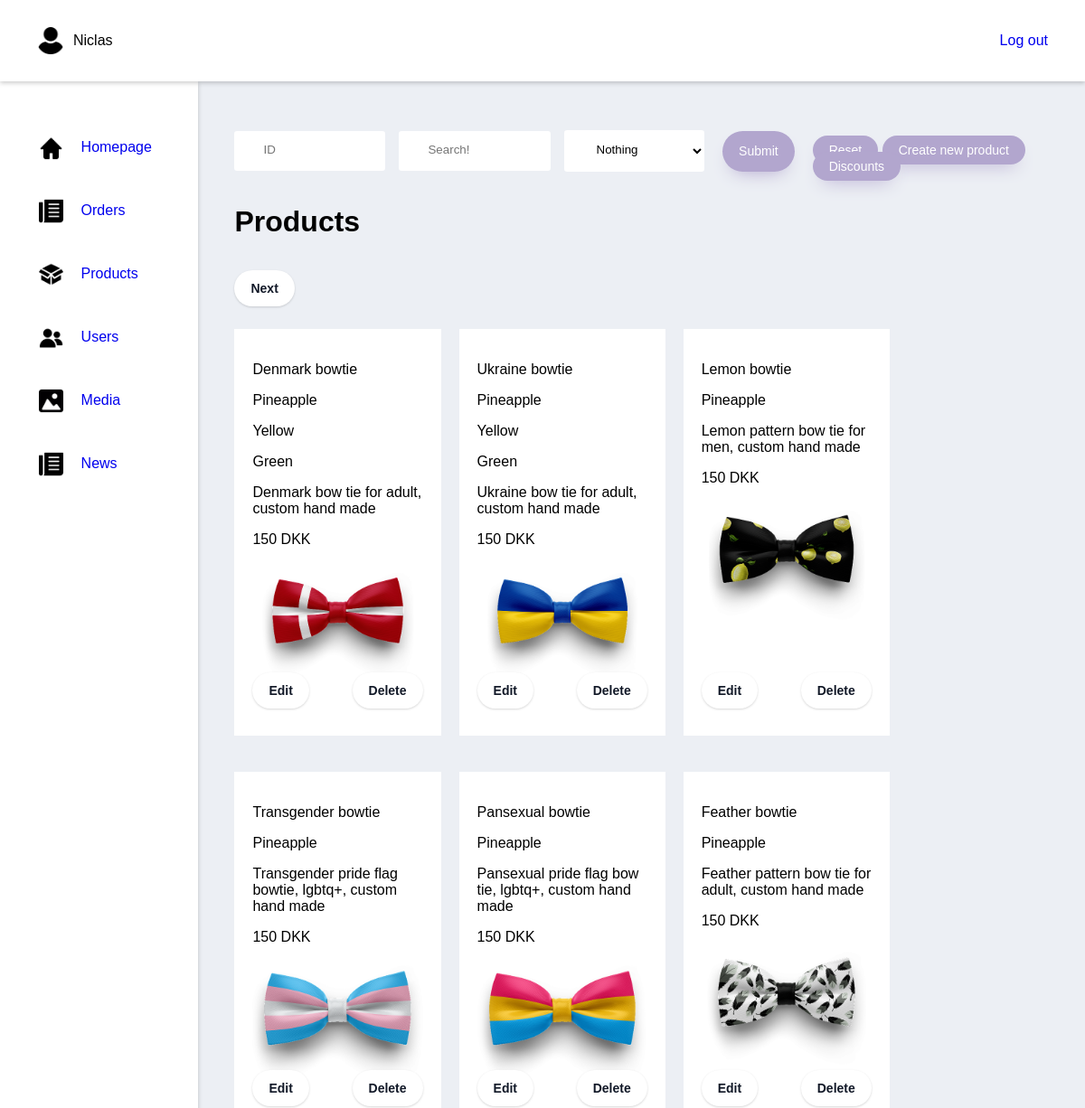
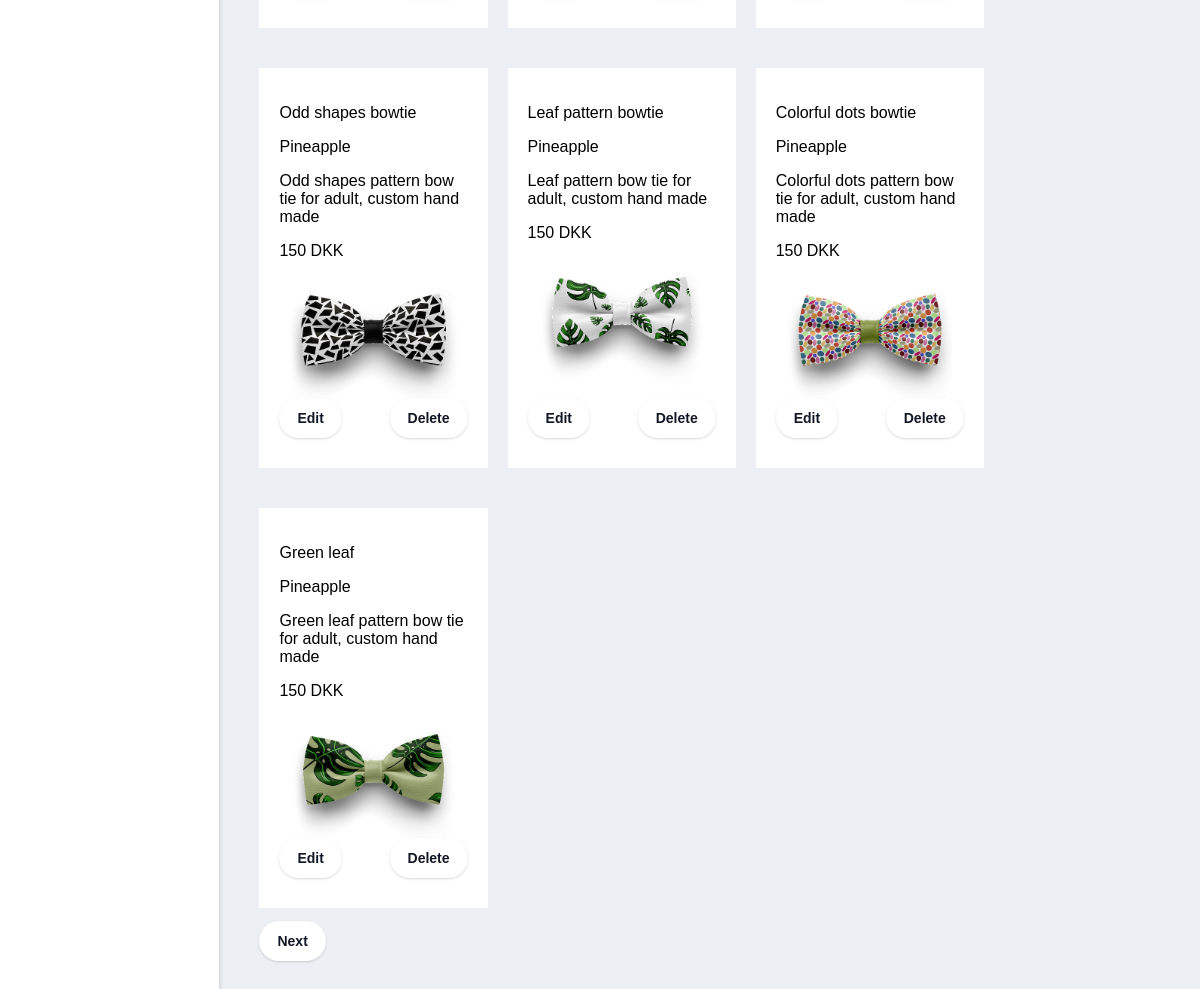
Page /adminProducts (signed in) on the earlier database version (2 pictures, top to bottom).
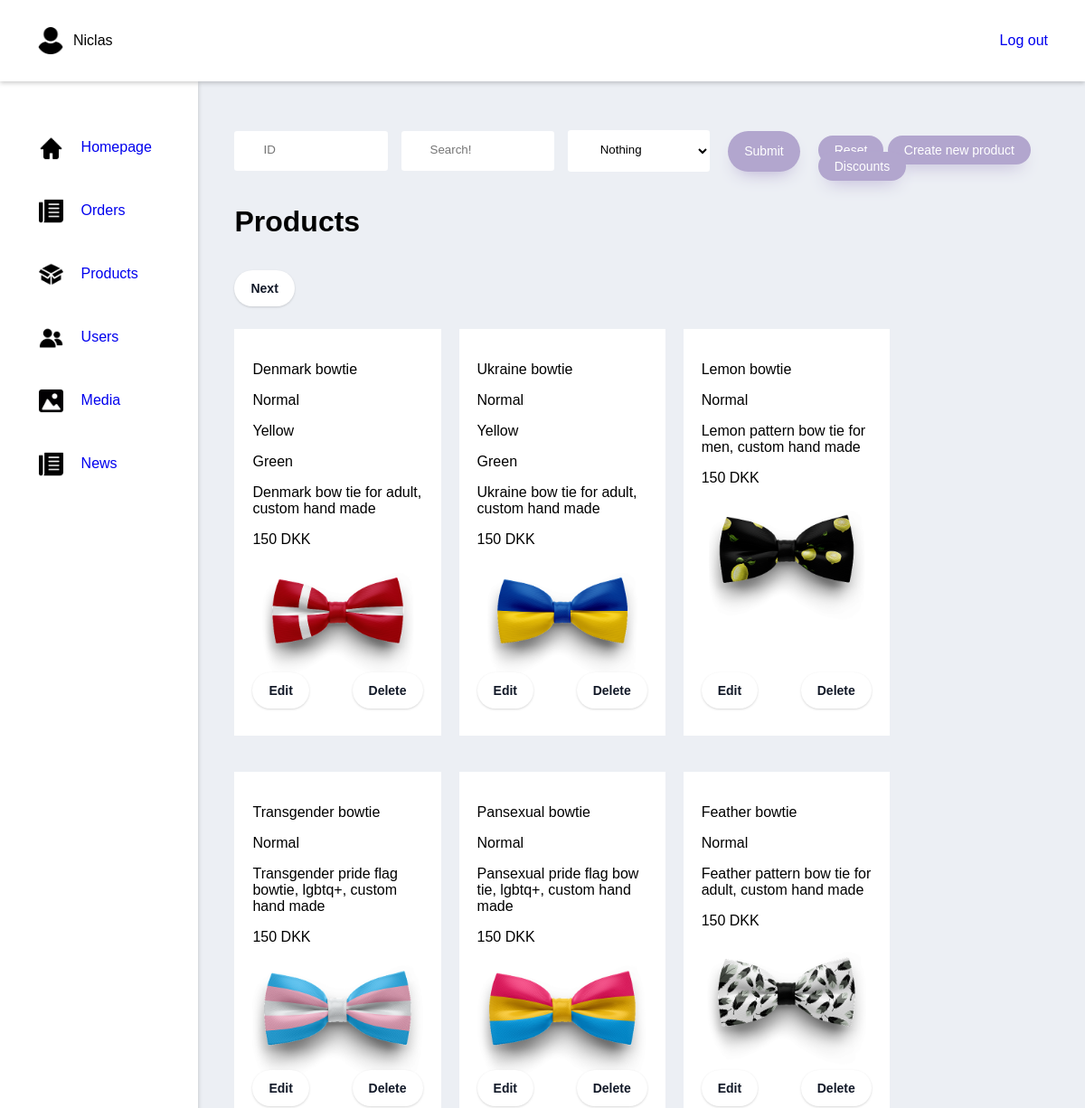
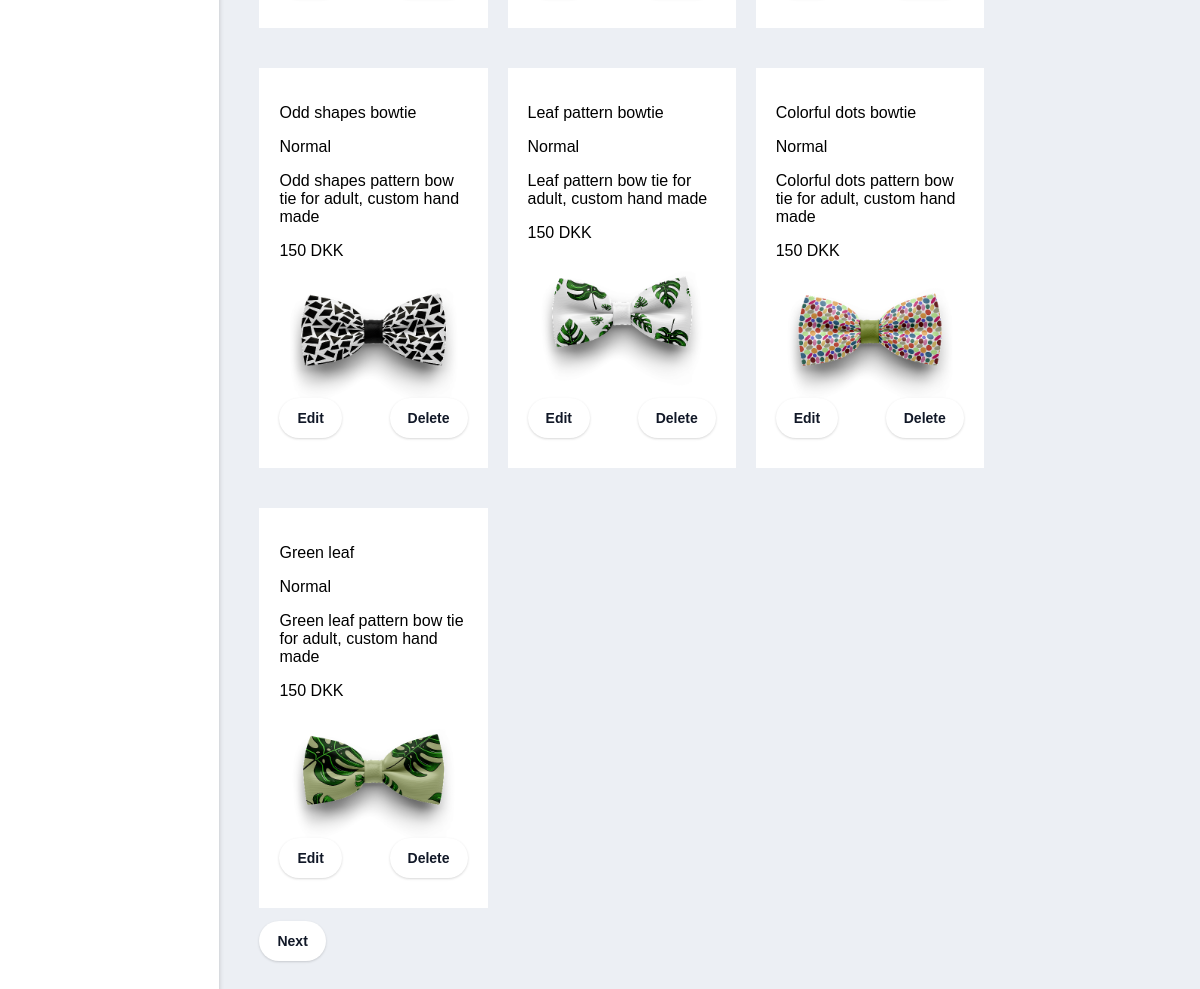
Same page on the later database version (2 pictures, top to bottom).
### tables this page shows
CREATE TABLE IF NOT EXISTS `products` (
  `products_id` int(11) NOT NULL AUTO_INCREMENT,
  `name` varchar(30) NOT NULL,
  `type` int(11) NOT NULL,
  `description` varchar(250) NOT NULL,
  `price` decimal(10,0) NOT NULL,
  `primary_image` varchar(250) DEFAULT NULL,
  PRIMARY KEY (`products_id`)
);

CREATE TABLE IF NOT EXISTS `product_types` (
  `id` int(11) NOT NULL AUTO_INCREMENT,
  `type` varchar(100) NOT NULL,
  PRIMARY KEY (`id`)
);

CREATE TABLE IF NOT EXISTS `assign_colors_to_products` (
  `product_id` int(11) NOT NULL,
  `color_id` int(11) NOT NULL,
  PRIMARY KEY (`product_id`,`color_id`)
);

CREATE TABLE IF NOT EXISTS `product_colors` (
  `id` int(11) NOT NULL AUTO_INCREMENT,
  `color` varchar(100) NOT NULL,
  PRIMARY KEY (`id`)
);

### index.php (called while the page is built, shortened)
<?php
    include "public/Router.php";
    $request = $_SERVER["REQUEST_URI"];
    $router = new Router($request);
    $router->get('/', 'views/frontend/Home');
    $router->get('/profile', 'views/login/profile');
    $router->get('/editProfileFunction', 'controllers/editProfile');
    $router->get('/loginFunction', 'controllers/login');
    $router->get('/signupFunction', 'controllers/signup');
    $router->get('/logoutFunction', 'controllers/logout');
    $router->get('/Product', 'views/frontend/Product');
    $router->get('/ProductType', 'views/frontend/productType');
    $router->get('/ProductSale', 'views/frontend/productSale');
    $router->get('/AboutUS', 'views/frontend/AboutUS');
    $router->get('/Contact', 'views/frontend/Contact');
    $router->get('/Checkout', 'views/frontend/Checkout');
    $router->get('/ProductShow', 'views/frontend/ProductShow');
    $router->get('/NewsShow', 'views/frontend/NewsShow');
    $router->get('/contactSubmit', 'controllers/contactForm');
    $router->get('/Breadcrumb', 'views/frontend/Breadcrumb');
    $router->get('/removeFromCart', 'controllers/removeFromCart');
    $router->get('/editQuantityInCart', 'controllers/editQuantityInCart');
    $router->get('/purchase', 'views/frontend/purchase');
    $router->get('/adminProducts', 'views/backend/products');

### models/handlers/ProductsHandler.php (called while the page is built, shortened)
<?php
$rootPath = "";
require_once $rootPath . "public/dbconn.php";
require_once $rootPath . "models/sql/Products.php";
class ProductsHandler extends Products{
    public $db;
    public function __construct($db) {
        $this->db = $db;
    }
    public function getAssignedColorsToProducts() {
        $getColorAssigments = $this->db->prepare($this->getColorAssigmentsQuery);
        $getColorAssigments->execute();
        $colorAssignments = $getColorAssigments->fetchAll();
        return $colorAssignments;
    }
    public function getProducts($search = '', $id = '', $type = '') {
        if( isset( $type ) && $type != '' ){
            if( isset( $id ) && $id != ''){
                $getProducts = $this->db->prepare($this->getProductsDynamicSearchQuery);
                $getProducts->bindParam(':id', $id);
            }else{
                $getProducts = $this->db->prepare($this->getProductsDynamicSearchWithoutIdQuery);
            }
            $getProducts->bindParam(':type', $type);
        }else{
            if( isset( $id ) && $id != ''){
                $getProducts = $this->db->prepare($this->getProductsDynamicSearchWithoutTypeQuery);
                $getProducts->bindParam(':id', $id);
            }else{
                $getProducts = $this->db->prepare($this->getProductsDynamicSearchWithoutIdAndTypeQuery);
            }
        }
        if ( isset( $search ) ){
            $search = "%" . $search . "%";
        }else{
            $search = "%";
        }
        $getProducts->bindParam(':search', $search);
        $getProducts->execute();
        $products = $getProducts->fetchAll();
        return $products;
    }
}
$ProductsHandler = new ProductsHandler($db);

### controllers/getProductsWithFilters.php (called while the page is built)
<?php
    $data = $ProductsHandler->getProducts(
        isset($_POST['search']) ? $_POST['search'] : "",
        isset($_POST['id']) ? $_POST['id'] : "",
        isset($_POST['type']) ? $_POST['type'] : ""
    );

### controllers/adminProducts.php (called while the page is built, shortened)
<?php
$colorAssignments = $ProductsHandler->getAssignedColorsToProducts();

### views/backend/products.php (the view, shortened to what this page needs)
<?php
    $rootPath = "";
    require_once $rootPath . "public/dbconn.php";
    require_once $rootPath . "models/handlers/productsHandler.php";
    require_once $rootPath . "models/handlers/Usershandler.php";
    require_once $rootPath . "controllers/createProduct.php";
    require_once $rootPath . "controllers/editProduct.php";
    require_once $rootPath . "controllers/adminProducts.php";
    require_once $rootPath . "controllers/getProductsWithFilters.php";
    require_once $rootPath . "views/backend/partials/header.php";
    $id = null;
    $search = null;
    $page = 0;
?>
<div class="wrapper">
    <form class="Admin-handlers" method="POST" action="adminProducts">
        <div class="Admin-search-product">
            <input class="input" type="text" name="id" placeholder="ID" value="<?php echo ($id != null) ? $id : ""; ?>">
            <input class="input" type="text" name="search" placeholder="Search!" value="<?php echo ($search != null) ? $search : ""; ?>">
                <select name="type" id="type">
                    <option value="">Nothing</option>
                </select>
            <input class="button submit" type="submit">
        </div>
        <div class="Reset_create_div">
            <a class="button" href="/adminProducts">Reset</a>
            <a class="button" href="/adminCreateProduct">Create new product</a>
            <a class="button" href="/adminSale">Discounts</a>
        </div>
    </form>
        <?php
            $pageNr = $page;
            $productsPrPage = 10;
            $pageMinIndex = $pageNr * $productsPrPage;
            $pageMaxIndex = $pageMinIndex + $productsPrPage;
        ?>
        <div class="Admin-page-title">
              <h1>Products</h1>
        </div>
<div class="wrapper-main-area">
        <?php
            if($page < (count($data) / $productsPrPage) - 1){
        ?>
                <form method="POST" action="adminProducts">
                    <input class="Next-button button-pagination" type="submit" value="Next">
                </form>
        <?php
            }
        ?>
        <div class="products">
                <?php
                    for($i = $pageMinIndex; $i < $pageMaxIndex && $i < count($data); $i++){
                        $indData = $data[$i];
                ?>
                        <div class="product">
                        <div class="product-info">
                            <p><?php echo $indData['name'] ?></p>
                            <p><?php echo $indData['type'] ?></p>
                            <?php
                                foreach($colorAssignments as $color){
                                    if($color['product_id'] == $indData['products_id']){
                            ?>
                                <p><?php echo $color['color'] ?></p>
                            <?php
                                    }
                                }
                            ?>
                            <p><?php echo $indData['description'] ?></p>
                            <p><?php echo $indData['price'] ?> DKK</p>
                            <div class="BannerImage">
                                <?php $image = explode(".", $indData['primary_image']) ?>
                                <img  src="/uploads/thumbs/<?php echo $image[0] . "_thumb." . $image[1] ?>">
                            </div>
                        </div>
                            <div class="Edit-Delete-div">
                                <form method="POST" action="adminEditProduct">
                                    <input class="button-pagination" type="submit" value="Edit">
                                </form>
                                <form method="POST" action="adminProducts">
                                    <input class="button-pagination" type="submit" value="Delete">
                                </form>
                            </div>
                        </div>
                <?php
                    }
                ?>
        </div>
            <?php
                echo "<br>";
            ?>
            <?php
                if($page < (count($data) / $productsPrPage) - 1){
            ?>
                    <form method="POST" action="adminProducts">
                        <input class="Next-button-lowest button-pagination" type="submit" value="Next">
                    </form>
            <?php
                }
            ?>
</div>
</div>
<?php
    require_once $rootPath . "views/backend/partials/footer.php";
?>

### public/Router.php (shortened to what this page needs)
<?php
class Router{
    private $request;
    public function __construct($requestPara){
        $this->request = $requestPara;
    }
    public function get($route, $file){
        $uri = trim($this->request, "/");
        $uri = explode("/", $uri);
        if($uri[0] == trim($route, "/")){
            require_once $file . ".php";
        }
    }
}

### views/backend/partials/header.php (shortened to what this page needs)
<?php
    $rootPath = "";
?>
<!DOCTYPE html>
<html lang="en">
<head>
    <link rel="stylesheet" href="<?php echo $rootPath ?>views/backend/partials/css/style.css">
</head>
<body>
<div class="Top-nav">
    <div class="Login-info-div">
        <div class="Nav-admin-name">
            <div class="Nav-icon">
                <img src="assets/icons/user.png" alt="">
            </div>
            <?php
                if(isset($_SESSION['name'])){
            ?>
                <p>
                    <?php echo $_SESSION['name']; ?>
                </p>
        </div>
            <a class="Logout" href="/logoutFunction">Log out</a>
        <?php
            }
        ?>
    </div>
</div>
<div class="Admin-main-section">
    <aside>
        <nav>
            <ul>
                <li>
                    <div class="Nav-icon link-icon">
                        <img src="assets/icons/home.png" alt="">
                    </div>
                    <a href="/adminFrontpage">Homepage</a>
                </li>
                <li>
                    <div class="Nav-icon link-icon">
                        <img src="assets/icons/news.png" alt="">
                    </div>
                    <a href="/adminOrders">Orders</a>
                </li>
                <li>
                    <div class="Nav-icon link-icon">
                        <img src="assets/icons/box.png" alt="">
                    </div>
                    <a href="/adminProducts">Products</a>
                </li>
                <li>
                    <div class="Nav-icon link-icon">
                        <img src="assets/icons/group.png" alt="">
                    </div>
                    <a href="/adminUsers">Users</a>
                </li>
                <li>
                    <div class="Nav-icon link-icon">
                        <img src="assets/icons/insert-picture-icon.png" alt="">
                    </div>
                    <a href="/adminMedia">Media</a>
                </li>
                <li>
                    <div class="Nav-icon link-icon">
                        <img src="assets/icons/news.png" alt="">
                    </div>
                    <a href="/adminNews">News</a>
                </li>
            </ul>
        </nav>
    </aside>

### views/backend/partials/footer.php (shortened to what this page needs)
</div>
</body>
</html>

### views/backend/partials/css/style.css (style rules this page uses)
body { margin: 0; padding: 0; box-sizing: border-box; font-family: 'Questrial', sans-serif; background: #ECEFF4; }
.Admin-main-section { display: flex; }
.Top-nav { display: flex; background: #ffffff; box-shadow: 0 2px 5px 0px rgba(0,0,0,.2); z-index: 10; position: relative; padding: 0 3%; }
.Logout { display: flex; align-items: center; }
aside { width: 280px; background: #ffffff; min-height: 100vh; box-shadow: 0 2px 5px 0px rgba(0,0,0,.2); }
aside nav { width: 100%; display: flex; flex-direction: column; align-items: center; }
.Login-info-div { padding: 20px 5px; width: 100vw; }
.Login-info-div { display: flex; justify-content: space-between; }
ul { height: auto !important; margin-top: 48px; padding-left: 0 !important; margin-right: 9px; }
li { height: 40px; margin-bottom: 20px; list-style-type: none; display: flex; align-items: center; padding: 5px; }
a:link { text-decoration: none; }
.wrapper { margin: 37px 0 0 40px; width: 100%; }
.wrapper-main-area { position: relative; }
.Reset_create_div { margin: 20px 0; }
.Admin-page-title { margin-top: 30px; }
.Admin-page-title h1 { margin-bottom: 0 !important; }
.Admin-handlers { display: flex; justify-content: space-between; margin-right: 2.5%; margin-top: 10px; height: 60px; }
.Admin-handlers .input, select { margin: 0 auto; padding: .8rem 2rem; border-radius: 0.2rem; background-color: rgb(255, 255, 255); border: none; width: 90%; display: block; border-bottom: 0.3rem solid transparent; transition: all 0.3s; margin-right: 15px; }
.Admin-search-product { display: flex; align-items: center; }
.Admin-search-product input, select { margin: 0 20px 0 0; }
.Nav-admin-name { display: flex; }
.Nav-icon { width: 30px; height: auto; display: flex; align-items: center; margin-right: 10px; }
.Nav-icon img { width: 100%; height: auto; }
.link-icon { width: 27px; margin-right: 20px; }
.button { background: #B2A6CE; border-radius: 999px; height: 45px; box-shadow: #B2A6CE 0 10px 20px -10px; box-sizing: border-box; color: #ffffff; cursor: pointer; font-size: 14px; opacity: 1; outline: 0 solid transparent; padding: 8px 18px; user-select: none; -webkit-user-select: none; width: fit-content; word-break: break-word; border: 0; }
.button-pagination { background-color: #FFFFFF; border: 0; border-radius: 999px; box-sizing: border-box; color: #111827; font-size: .875rem; font-weight: 600; line-height: 24px; padding: 8px 18px; text-align: center; text-decoration: none #D1D5DB solid; box-shadow: 0 1px 3px 0 rgba(0, 0, 0, 0.1), 0 1px 2px 0 rgba(0, 0, 0, 0.06); cursor: pointer; user-select: none; }
.BannerImage { max-width: 300px; height: auto; margin: -40px 0; }
.BannerImage img { width: 100%; height: auto; }
.submit { margin-left: 30px; }
.products, .choose-image { display: flex; flex-wrap: wrap; margin: 80px 0; }
.product, .image { width: 20%; background: #ffffff; padding: 20px; margin: 20px 20px 20px 0; position: relative; height: auto; display: flex; flex-direction: column; justify-content: space-between; }
.Prev-button, .Next-button { position: absolute; top: -45px; }
.Prev-button-lowest, .Next-button-lowest { position: absolute; bottom: 65px; }
.Edit-Delete-div { display: flex; justify-content: space-between; padding: 10px 0; align-items: center; }

Differences in the rows shown:
changed through a linked row, products "Denmark bowtie": product_types.type "Pineapple" → "Normal"
changed through a linked row, products "Ukraine bowtie": product_types.type "Pineapple" → "Normal"
changed through a linked row, products "Lemon bowtie": product_types.type "Pineapple" → "Normal"
changed through a linked row, products "Transgender bowtie": product_types.type "Pineapple" → "Normal"
changed through a linked row, products "Pansexual bowtie": product_types.type "Pineapple" → "Normal"
changed through a linked row, products "Feather bowtie": product_types.type "Pineapple" → "Normal"
changed through a linked row, products "Odd shapes bowtie": product_types.type "Pineapple" → "Normal"
changed through a linked row, products "Leaf pattern bowtie": product_types.type "Pineapple" → "Normal"
changed through a linked row, products "Colorful dots bowtie": product_types.type "Pineapple" → "Normal"
changed through a linked row, products "Green leaf": product_types.type "Pineapple" → "Normal"
